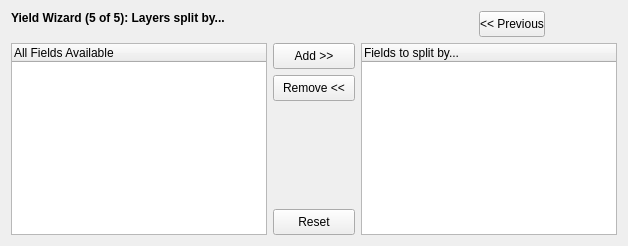
           <widget class="QWidget" name="page5of5">
            <layout class="QGridLayout" name="gridLayout_9">
             <item row="0" column="0">
              <layout class="QHBoxLayout">
               <item>
                <widget class="QLabel" name="labelSQL_YieldWizard_Page5">
                 <property name="text">
                  <string>&lt;b&gt;Yield Wizard (5 of 5): Layers split by...&lt;/b&gt;</string>
                 </property>
                 <property name="alignment">
                  <set>Qt::AlignLeading|Qt::AlignLeft|Qt::AlignTop</set>
                 </property>
                 <property name="wordWrap">
                  <bool>false</bool>
                 </property>
                </widget>
               </item>
               <item>
                <spacer name="spacer21">
                 <property name="orientation">
                  <enum>Qt::Horizontal</enum>
                 </property>
                 <property name="sizeType">
                  <enum>QSizePolicy::Expanding</enum>
                 </property>
                 <property name="sizeHint" stdset="0">
                  <size>
                   <width>103</width>
                   <height>16</height>
                  </size>
                 </property>
                </spacer>
               </item>
               <item>
                <widget class="QPushButton" name="buttonSQL_YieldWizard_PreviousPage5">
                 <property name="sizePolicy">
                  <sizepolicy hsizetype="Fixed" vsizetype="Fixed">
                   <horstretch>0</horstretch>
                   <verstretch>0</verstretch>
                  </sizepolicy>
                 </property>
                 <property name="minimumSize">
                  <size>
                   <width>66</width>
                   <height>26</height>
                  </size>
                 </property>
                 <property name="maximumSize">
                  <size>
                   <width>66</width>
                   <height>26</height>
                  </size>
                 </property>
                 <property name="toolTip">
                  <string>Wizard: Previous page</string>
                 </property>
                 <property name="text">
                  <string>&lt;&lt; Previous</string>
                 </property>
                </widget>
               </item>
               <item>
                <spacer name="spacer30">
                 <property name="orientation">
                  <enum>Qt::Horizontal</enum>
                 </property>
                 <property name="sizeType">
                  <enum>QSizePolicy::Fixed</enum>
                 </property>
                 <property name="sizeHint" stdset="0">
                  <size>
                   <width>72</width>
                   <height>16</height>
                  </size>
                 </property>
                </spacer>
               </item>
              </layout>
             </item>
             <item row="1" column="0">
              <layout class="QHBoxLayout">
               <item>
                <widget class="QTreeWidget" name="listviewSQL_YieldWizard_AllLayerSplitFields">
                 <column>
                  <property name="text">
                   <string>All Fields Available</string>
                  </property>
                 </column>
                </widget>
               </item>
               <item>
                <layout class="QVBoxLayout">
                 <item>
                  <widget class="QPushButton" name="buttonYieldWizard_AddLayerSplitField">
                   <property name="sizePolicy">
                    <sizepolicy hsizetype="Fixed" vsizetype="Fixed">
                     <horstretch>0</horstretch>
                     <verstretch>0</verstretch>
                    </sizepolicy>
                   </property>
                   <property name="minimumSize">
                    <size>
                     <width>82</width>
                     <height>26</height>
                    </size>
                   </property>
                   <property name="maximumSize">
                    <size>
                     <width>82</width>
                     <height>26</height>
                    </size>
                   </property>
                   <property name="toolTip">
                    <string>Add field to charting list</string>
                   </property>
                   <property name="text">
                    <string>Add &gt;&gt;</string>
                   </property>
                  </widget>
                 </item>
                 <item>
                  <widget class="QPushButton" name="buttonYieldWizard_RemoveLayerSplitField">
                   <property name="sizePolicy">
                    <sizepolicy hsizetype="Fixed" vsizetype="Fixed">
                     <horstretch>0</horstretch>
                     <verstretch>0</verstretch>
                    </sizepolicy>
                   </property>
                   <property name="minimumSize">
                    <size>
                     <width>82</width>
                     <height>26</height>
                    </size>
                   </property>
                   <property name="maximumSize">
                    <size>
                     <width>82</width>
                     <height>26</height>
                    </size>
                   </property>
                   <property name="toolTip">
                    <string>Remove field from charting list</string>
                   </property>
                   <property name="text">
                    <string>Remove &lt;&lt;</string>
                   </property>
                  </widget>
                 </item>
                 <item>
                  <spacer name="spacer20">
                   <property name="orientation">
                    <enum>Qt::Vertical</enum>
                   </property>
                   <property name="sizeType">
                    <enum>QSizePolicy::Expanding</enum>
                   </property>
                   <property name="sizeHint" stdset="0">
                    <size>
                     <width>10</width>
                     <height>31</height>
                    </size>
                   </property>
                  </spacer>
                 </item>
                 <item>
                  <widget class="QPushButton" name="buttonYieldWizard_ResetLayerSplitField">
                   <property name="sizePolicy">
                    <sizepolicy hsizetype="Fixed" vsizetype="Fixed">
                     <horstretch>0</horstretch>
                     <verstretch>0</verstretch>
                    </sizepolicy>
                   </property>
                   <property name="minimumSize">
                    <size>
                     <width>82</width>
                     <height>26</height>
                    </size>
                   </property>
                   <property name="maximumSize">
                    <size>
                     <width>82</width>
                     <height>26</height>
                    </size>
                   </property>
                   <property name="toolTip">
                    <string>Remove all selections made</string>
                   </property>
                   <property name="text">
                    <string>Reset</string>
                   </property>
                  </widget>
                 </item>
                </layout>
               </item>
               <item>
                <widget class="QTreeWidget" name="listviewSQL_YieldWizard_SelectedLayerSplitFields">
                 <column>
                  <property name="text">
                   <string>Fields to split by...</string>
                  </property>
                 </column>
                </widget>
               </item>
              </layout>
             </item>
            </layout>
           </widget>
